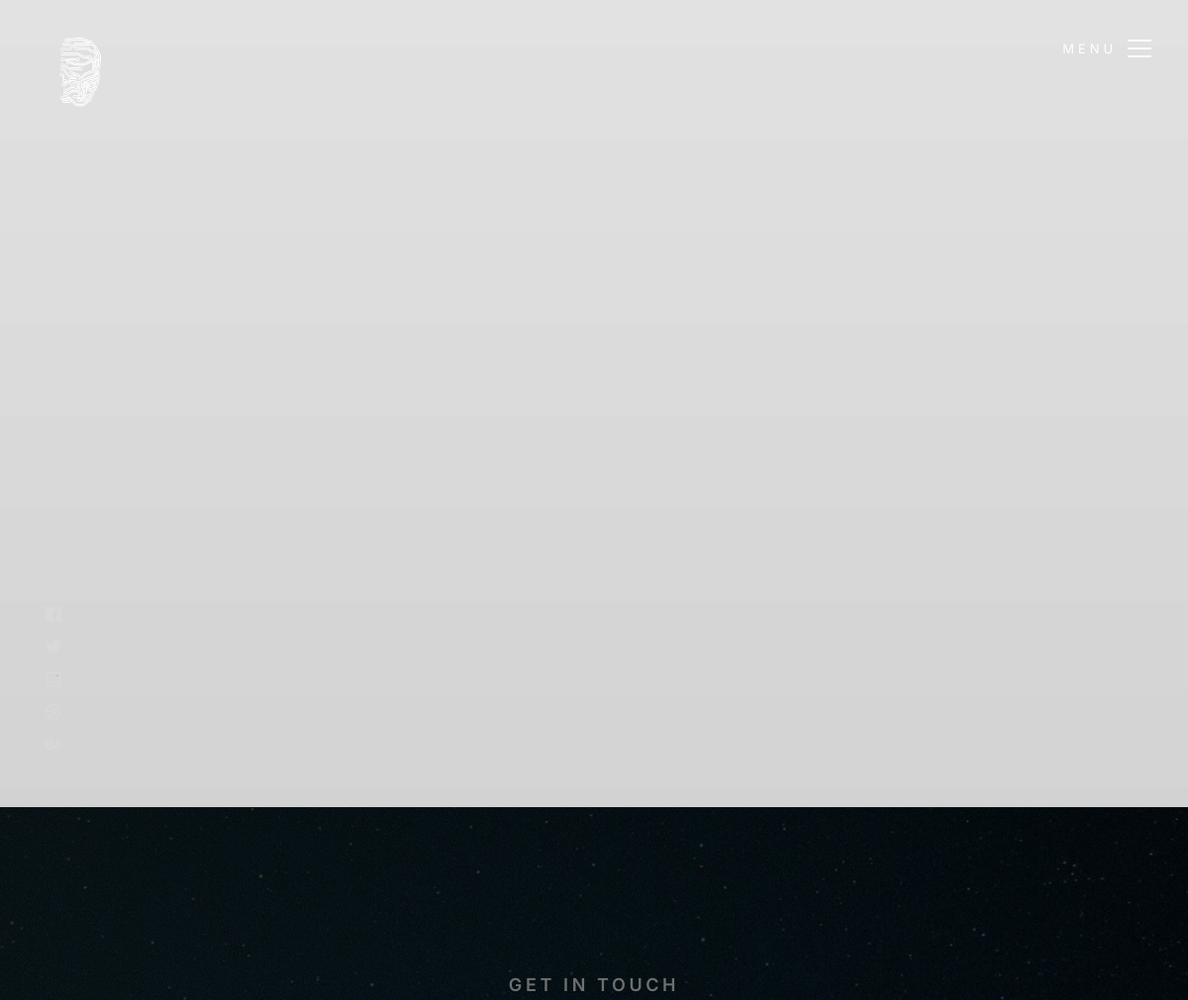
Before: /Psychometric/test (upper part) with the older database file.
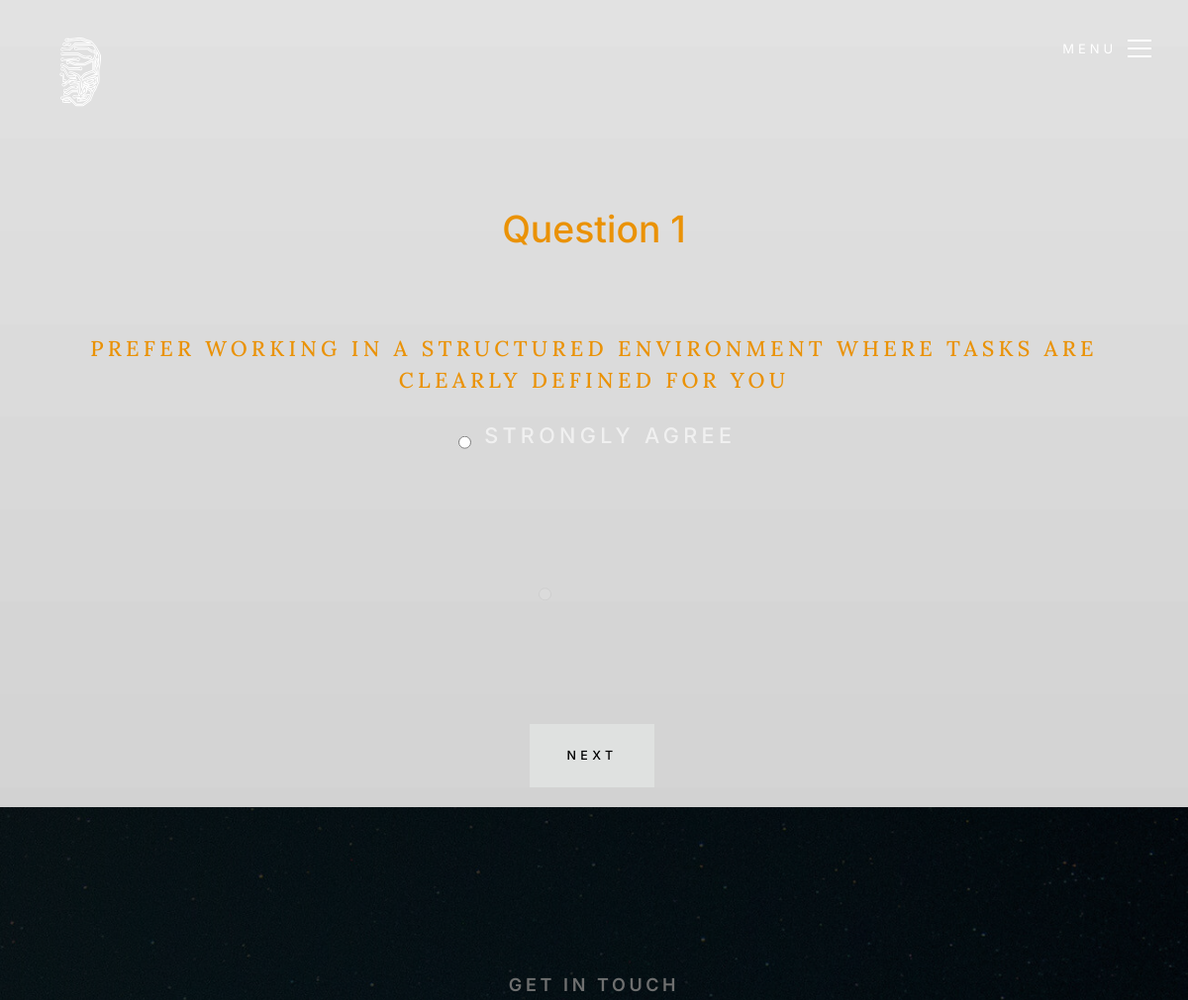
After: the same page with the newer database file.
### Psychometric/models.py (models this page shows, shortened)
class psychometric_question(models.Model):
    question = models.TextField()
    choice_1 = models.CharField(max_length=225)
    choice_2 = models.CharField(max_length=225)
    choice_3 = models.CharField(max_length=225)
    choice_4 = models.CharField(max_length=225)
    correct_answer = models.CharField(max_length=225)
    question_status = models.BooleanField(default=True)

### Psychometric/views.py (the view, shortened to what this page needs)
# urls.py: path('test', views.psychometric_questions, name='psychometric_questions'),
def psychometric_questions(request):
    questions = psychometric_question.objects.all()
    context = {
        'questions': questions,
    }
    return render(request, 'psychometric/psychometric_questions.html', context)

### templates/psychometric/psychometric_questions.html (shortened to what this page needs)
{% extends 'User/Bases/index_base.html' %}
{% load static %}
{% block content %}
        <div class="s-intro__bg">
        </div>
        <section id="content" class="s-content">
            <section id="intro" class="s-intro target-section">
                <div class="s-intro__bg rellax" data-rellax-speed="-5"></div>
                <div class="row s-intro__content">
                    <div class="column lg-12 s-intro__content-inner">
                            <form id="psychometric-form" method="POST" action="">
                                <div id="questions">
                                    {% for question in questions %}
                                    <div class="question-container" id="question-{{ forloop.counter }}">
                                    <center><h2 style="color:hsla(37, 95%, 47%, 1);"> Question {{ forloop.counter }} </h2></center> <br> <br>
                                        <p class="s-intro__pretitle" style="color:hsla(37, 95%, 47%, 1);">{{ question.question }}</p>
                                        <div>
                                        <ul>
                                            <label>
                                                <input type="radio"  class="s-intro__pretitle" name="question-{{ forloop.counter }}" value=1 required> <span class="s-intro__pretitle" style="padding:10px;"> {{ question.choice_1 }} </span>
                                            </label><br>
                                            <label>
                                                <input type="radio" class="s-intro__pretitle" name="question-{{ forloop.counter }}" value=2> <span class="s-intro__pretitle" style="padding:10px;"> {{ question.choice_2 }} </span>
                                            </label><br>
                                            <label>
                                            </label><br>
                                            <label>
                                            </label><br>
                                        </ul>
                                        </div>
                                        <button type="button" class="next-btn" data-question-id="{{ forloop.counter }}">Next</button>
                                    </div>
                                    {% endfor %}
                                </div>
                            </form>
                    </div>
                </div>
                <ul class="s-intro__social">
                    <li>
                        <a href="#0">
                        </a>
                    </li>
                    <li>
                        <a href="#0">
                        </a>
                    </li>
                    <li>
                        <a href="#0">
                        </a>
                    </li>
                    <li>
                        <a href="#0">
                        </a>
                    </li>
                    <li>
                        <a href="#0">
                        </a>
                    </li>
                </ul>
                <div class="s-intro__scroll">
                    <a href="#about" class="smoothscroll">
                        <span style="color:hsla(37, 95%, 47%, 1);">Scroll Down</span>
                        <svg xmlns="http://www.w3.org/2000/svg" width="24" height="24" viewBox="0 0 24 24" style="fill: rgba(0, 0, 0, 1);transform: rotate(180deg);msFilter:progid:DXImageTransform.Microsoft.BasicImage(rotation=2);"><path d="M21 11H6.414l5.293-5.293-1.414-1.414L2.586 12l7.707 7.707 1.414-1.414L6.414 13H21z"></path></svg>
                    </a>
                </div>
            </section>
            {% endblock content %}

### templates/User/Bases/index_base.html (shortened to what this page needs)
{% load static %}
<!DOCTYPE html>
<html lang="en" class="no-js" >
<head>
    <link rel="stylesheet" href="{% static 'User/css/vendor.css' %}">
    <link rel="stylesheet" href="{% static 'User/css/styles.css' %}">
</head>
<body id="top">
    <div id="page" class="s-pagewrap">
        <header class="s-header">
            <div class="s-header__logo">
                <a class="logo" href="index.html">
                    <img src="{% static 'User/images/logo.svg' %}" alt="Homepage">
                </a>
            </div>
            <a class="s-header__menu-toggle" href="#0" class="">
                <span class="s-header__menu-text">Menu</span>
                <span class="s-header__menu-icon"></span>
            </a>
        </header>
        {% block content %}
        {% endblock content %}
        <section id="contact" class="s-contact target-section">
                <div class="row section-header section-header--dark">
                    <div class="column lg-12">
                        <h3 class="text-pretitle">Get In Touch</h3>
                    </div>
                </div>
            </section>
        </section>
    </div>
</body>
</html>

### templates/psychometric/psychometric_questions.html (style rules this page uses)
.question-container { display: none; }
.question-container.active { display: block; }

Changed rows visible on the page:
added psychometric_question: question "PREFER WORKING IN A STRUCTURED ENVIRONMENT WHERE TASKS ARE CLEARLY DEFINED FOR YOU", choice_1 "STRONGLY AGREE"
